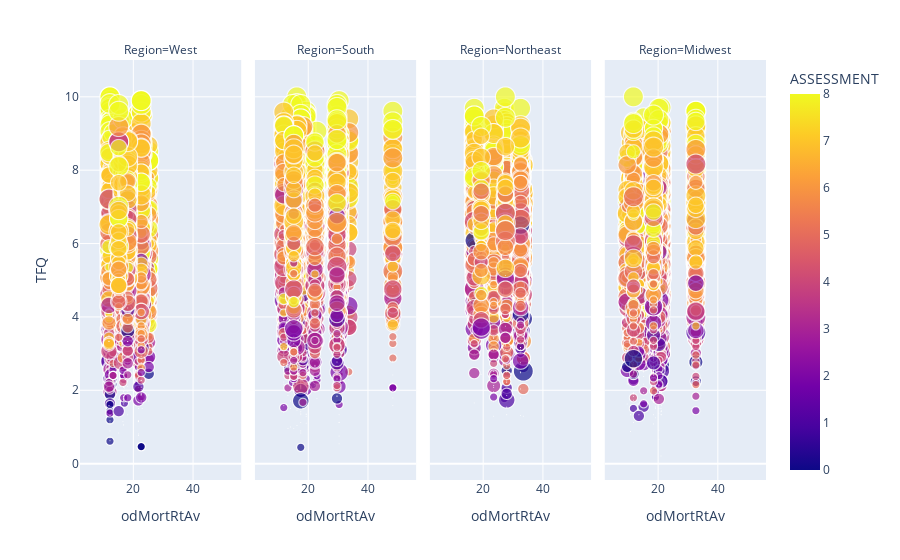

Notebook cell for this chart:
### Code cell
fig = px.scatter(df, x='odMortRtAv', y='TFQ', color='ASSESSMENT', size='RECOVERY',
                facet_col='Region', facet_col_wrap=4)
fig.show()

### Figure 1 — Plotly figure (JSON) as saved in the notebook; plotly's stock layout.template omitted (floating-point values rounded to 4 significant figures; data arrays with more than 128 entries replaced by an {"elided": "..."} marker saying what was removed)
{"data": [{"hovertemplate": "Region=West<br>odMortRtAv=%{x}<br>TFQ=%{y}<br>RECOVERY=%{marker.size}<br>ASSESSMENT=%{marker.color}<extra></extra>", "legendgroup": "", "marker": {"color": {"elided": "4447 int values"}, "coloraxis": "coloraxis", "size": {"elided": "4447 int values"}, "sizemode": "area", "sizeref": 0.015, "symbol": "circle"}, "mode": "markers", "name": "", "showlegend": false, "type": "scattergl", "x": {"elided": "4447 float values"}, "xaxis": "x", "y": {"elided": "4447 float values"}, "yaxis": "y"}, {"hovertemplate": "Region=South<br>odMortRtAv=%{x}<br>TFQ=%{y}<br>RECOVERY=%{marker.size}<br>ASSESSMENT=%{marker.color}<extra></extra>", "legendgroup": "", "marker": {"color": {"elided": "4757 int values"}, "coloraxis": "coloraxis", "size": {"elided": "4757 int values"}, "sizemode": "area", "sizeref": 0.015, "symbol": "circle"}, "mode": "markers", "name": "", "showlegend": false, "type": "scattergl", "x": {"elided": "4757 float values"}, "xaxis": "x2", "y": {"elided": "4757 float values"}, "yaxis": "y2"}, {"hovertemplate": "Region=Northeast<br>odMortRtAv=%{x}<br>TFQ=%{y}<br>RECOVERY=%{marker.size}<br>ASSESSMENT=%{marker.color}<extra></extra>", "legendgroup": "", "marker": {"color": {"elided": "2951 int values"}, "coloraxis": "coloraxis", "size": {"elided": "2951 int values"}, "sizemode": "area", "sizeref": 0.015, "symbol": "circle"}, "mode": "markers", "name": "", "showlegend": false, "type": "scattergl", "x": {"elided": "2951 float values"}, "xaxis": "x3", "y": {"elided": "2951 float values"}, "yaxis": "y3"}, {"hovertemplate": "Region=Midwest<br>odMortRtAv=%{x}<br>TFQ=%{y}<br>RECOVERY=%{marker.size}<br>ASSESSMENT=%{marker.color}<extra></extra>", "legendgroup": "", "marker": {"color": {"elided": "3800 int values"}, "coloraxis": "coloraxis", "size": {"elided": "3800 int values"}, "sizemode": "area", "sizeref": 0.015, "symbol": "circle"}, "mode": "markers", "name": "", "showlegend": false, "type": "scattergl", "x": {"elided": "3800 float values"}, "xaxis": "x4", "y": {"elided": "3800 float values"}, "yaxis": "y4"}], "layout": {"annotations": [{"font": {}, "showarrow": false, "text": "Region=West", "x": 0.1175, "xanchor": "center", "xref": "paper", "y": 1, "yanchor": "bottom", "yref": "paper"}, {"font": {}, "showarrow": false, "text": "Region=South", "x": 0.3725, "xanchor": "center", "xref": "paper", "y": 1, "yanchor": "bottom", "yref": "paper"}, {"font": {}, "showarrow": false, "text": "Region=Northeast", "x": 0.6275, "xanchor": "center", "xref": "paper", "y": 1, "yanchor": "bottom", "yref": "paper"}, {"font": {}, "showarrow": false, "text": "Region=Midwest", "x": 0.8825, "xanchor": "center", "xref": "paper", "y": 1, "yanchor": "bottom", "yref": "paper"}], "autosize": true, "coloraxis": {"colorbar": {"title": {"text": "ASSESSMENT"}}, "colorscale": [[0, "#0d0887"], [0.1111, "#46039f"], [0.2222, "#7201a8"], [0.3333, "#9c179e"], [0.4444, "#bd3786"], [0.5556, "#d8576b"], [0.6667, "#ed7953"], [0.7778, "#fb9f3a"], [0.8889, "#fdca26"], [1, "#f0f921"]]}, "legend": {"itemsizing": "constant", "tracegroupgap": 0}, "margin": {"t": 60}, "xaxis": {"anchor": "y", "autorange": true, "domain": [0, 0.235], "range": [5.719, 52.55], "title": {"text": "odMortRtAv"}, "type": "linear"}, "xaxis2": {"anchor": "y2", "autorange": true, "domain": [0.255, 0.49], "matches": "x", "range": [5.719, 52.55], "title": {"text": "odMortRtAv"}, "type": "linear"}, "xaxis3": {"anchor": "y3", "autorange": true, "domain": [0.51, 0.745], "matches": "x", "range": [5.719, 52.55], "title": {"text": "odMortRtAv"}, "type": "linear"}, "xaxis4": {"anchor": "y4", "autorange": true, "domain": [0.765, 1.0], "matches": "x", "range": [5.719, 52.55], "title": {"text": "odMortRtAv"}, "type": "linear"}, "yaxis": {"anchor": "x", "autorange": true, "domain": [0, 1], "range": [-0.5567, 11.47], "title": {"text": "TFQ"}, "type": "linear"}, "yaxis2": {"anchor": "x2", "autorange": true, "domain": [0, 1], "matches": "y", "range": [-0.5567, 11.47], "showticklabels": false, "type": "linear"}, "yaxis3": {"anchor": "x3", "autorange": true, "domain": [0, 1], "matches": "y", "range": [-0.5567, 11.47], "showticklabels": false, "type": "linear"}, "yaxis4": {"anchor": "x4", "autorange": true, "domain": [0, 1], "matches": "y", "range": [-0.5567, 11.47], "showticklabels": false, "type": "linear"}}}
